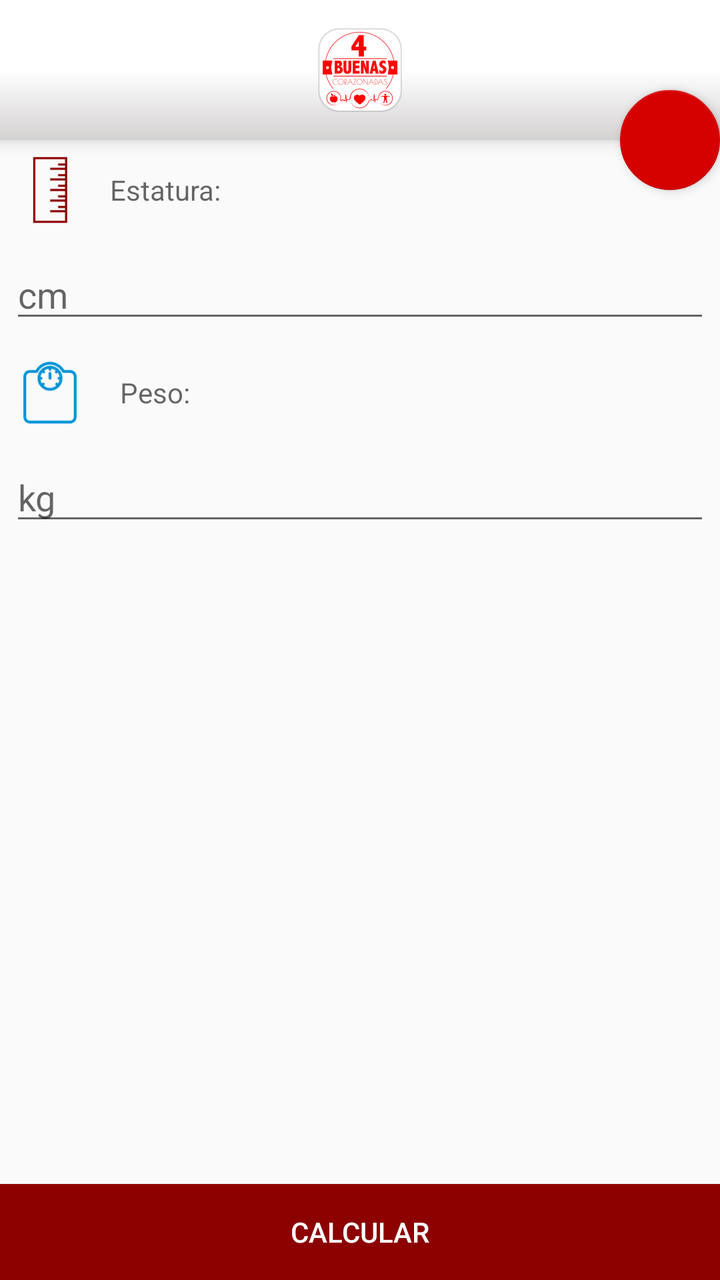
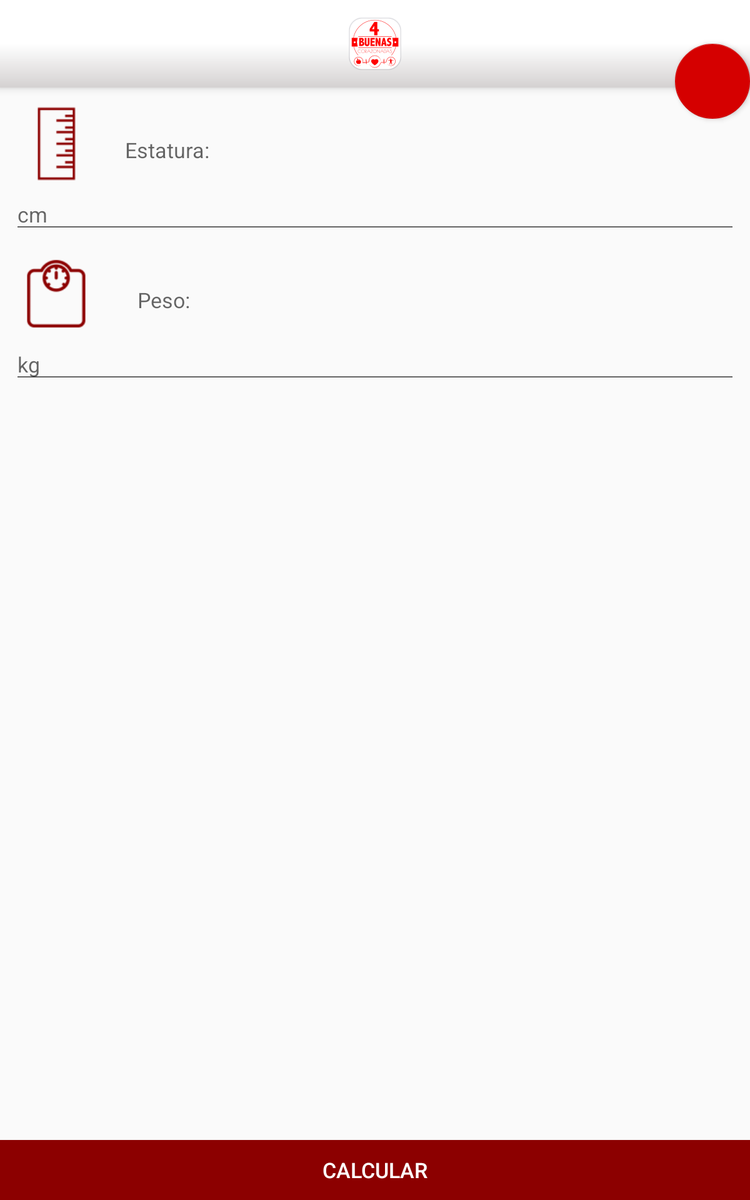

One screen, two layout resources from the same app: the default and the repository's alternative for another configuration. Each is rendered where Android would select it; the XML of both is given below.
<!-- AndroidManifest.xml: application theme AppTheme -->
<!-- res/layout/fragment_body_mass.xml -->
<?xml version="1.0" encoding="utf-8"?>
<RelativeLayout xmlns:android="http://schemas.android.com/apk/res/android"
    xmlns:app="http://schemas.android.com/apk/res-auto"
    android:layout_width="fill_parent"
    android:layout_height="fill_parent"
    android:gravity="bottom"
    android:orientation="vertical">

    

    <Button
        android:id="@+id/BtnCalculator"
        style="?android:attr/buttonStyleSmall"
        android:layout_width="match_parent"
        android:layout_height="wrap_content"
        android:layout_alignParentBottom="true"
        android:layout_alignParentLeft="true"
        android:layout_alignParentStart="true"
        android:layout_gravity="center_horizontal"
        android:background="@color/colorPrimaryDark"
        android:elevation="2dp"
        android:text="@string/btnCalculate"
        android:textColor="#ffffff" />

    <FrameLayout
        android:layout_width="match_parent"
        android:layout_height="match_parent"
        android:layout_above="@+id/BtnCalculator"
        android:layout_alignParentLeft="true"
        android:layout_alignParentStart="true"
        android:layout_alignParentTop="true">

        <LinearLayout
            android:layout_width="match_parent"
            android:layout_height="match_parent"
            android:layout_gravity="center_horizontal|top"
            android:orientation="vertical">

            <RelativeLayout
                android:id="@+id/header"
                android:layout_width="match_parent"
                android:layout_height="70dp"
                android:background="@drawable/background_logo"
                android:elevation="5dp"
                android:gravity="center">

                <ImageView
                    android:id="@+id/ImgLogo"
                    android:layout_width="match_parent"
                    android:layout_height="wrap_content"
                    android:layout_gravity="center_horizontal"

                    android:contentDescription="Logo"
                    android:src="@mipmap/ic_launcher" />
            </RelativeLayout>

            <ScrollView
                android:layout_width="match_parent"
                android:layout_height="match_parent"
                android:id="@+id/scrollView5" >

                <RelativeLayout
                    android:layout_width="match_parent"
                    android:layout_height="wrap_content">
                <ImageView
                        android:id="@+id/image_rule"
                        android:layout_width="40dp"
                        android:layout_height="40dp"
                        android:layout_margin="5dp"
                        android:layout_alignParentTop="true"
                        android:layout_alignParentLeft="true"
                        android:src="@mipmap/ic_rule" />

                <TextView
                        android:id="@+id/textView10"
                        android:layout_width="match_parent"
                        android:layout_height="wrap_content"
                        android:text="@string/stature"
                        android:textAppearance="?android:attr/textAppearanceMedium"
                        android:textSize="@dimen/fontSize"
                        android:layout_alignBottom="@+id/image_rule"
                        android:layout_toEndOf="@+id/image_rule"
                        android:layout_alignTop="@+id/image_rule"
                        android:layout_toRightOf="@+id/image_rule"
                        android:gravity="center_vertical"
                        android:layout_margin="5dp" />

                <EditText
                        android:id="@+id/editTextStature"
                        android:layout_width="match_parent"
                        android:layout_height="wrap_content"
                        android:ems="10"
                        android:hint="cm"
                        android:inputType="number"
                        android:layout_below="@+id/image_rule"
                        android:maxLength="3"
                        android:layout_alignParentRight="true"
                        android:layout_alignParentEnd="true"
                        android:layout_margin="5dp" />

                <ImageView
                        android:id="@+id/image_weight"
                        android:layout_width="40dp"
                        android:layout_height="40dp"
                        android:layout_column="0"
                        android:layout_margin="5dp"
                        android:gravity="center"
                        android:src="@mipmap/ic_weight"
                        android:layout_below="@+id/editTextStature"/>

                <TextView
                        android:id="@+id/textView13"
                        android:layout_width="match_parent"
                        android:layout_height="wrap_content"
                        android:layout_column="1"
                        android:text="@string/weight"
                        android:textAppearance="?android:attr/textAppearanceMedium"
                        android:textSize="@dimen/fontSize"
                        android:layout_alignBottom="@+id/image_weight"
                        android:layout_alignLeft="@+id/textView10"
                        android:layout_alignStart="@+id/textView10"
                        android:layout_alignTop="@+id/image_weight"
                        android:gravity="center_vertical"
                    android:layout_margin="5dp" />

                <EditText
                        android:id="@+id/editTextWeight"
                        android:layout_width="match_parent"
                        android:layout_height="wrap_content"
                        android:layout_column="0"
                        android:layout_span="4"
                        android:ems="10"
                        android:hint="kg"
                        android:inputType="number"
                        android:layout_below="@+id/image_weight"
                        android:maxLength="3"
                    android:layout_margin="5dp" />
            </RelativeLayout>
            </ScrollView>


        </LinearLayout>

        <android.support.design.widget.FloatingActionButton
            android:id="@+id/BtnFabReload"
            android:layout_width="50dp"
            android:layout_height="50dp"
            android:layout_gravity="right"
            android:layout_marginTop="45dp"
            android:src="@mipmap/ic_reload"
            app:elevation="3dp" />

    </FrameLayout>
</RelativeLayout>
<!-- resources referenced by this layout -->
<resources>
  <color name="colorPrimaryDark">#8c0000</color>
  <dimen name="fontSize">14dip</dimen>
  <!-- drawable background_logo (drawable) -->
  <shape xmlns:android="http://schemas.android.com/apk/res/android"
      android:shape="rectangle" >
      <gradient
          android:startColor="#d4d1d1"
          android:centerColor="#FFFFFF"
          android:endColor="#FFFFFF"
          android:type="linear"
          android:angle="90"/>
  </shape>
  <!-- mipmap ic_launcher: png bitmap (mipmap-hdpi, 3532 bytes) -->
  <!-- mipmap ic_rule: png bitmap (mipmap-hdpi, 44357 bytes) -->
  <!-- mipmap ic_weight: png bitmap (mipmap-hdpi, 46465 bytes) -->
  <string name="btnCalculate">Calcular</string>
  <string name="stature">Estatura:</string>
  <string name="weight">Peso:</string>
  <!-- from res/values-v21/ -->
  <style name="AppTheme" parent="Base.Theme.AppCompat.Light.DarkActionBar">
          
          <item name="colorPrimary">@color/colorPrimary</item>
          <item name="colorPrimaryDark">@color/colorPrimaryDark</item>
          <item name="colorAccent">@color/colorAccent</item>
          <item name="android:textColorPrimary">@color/primary_text</item>
          <item name="android:navigationBarColor">@color/black</item>
      </style>
  <color name="colorPrimary">#BA2B1B</color>
  <color name="colorAccent">#d50000</color>
  <color name="primary_text">#FFFFFF</color>
  <color name="black">#080808</color>
</resources>
<!-- res/layout-sw600dp/fragment_body_mass.xml (the repository's variant of the layout above) -->
<!-- drawn on a 7-inch tablet held upright -->
<?xml version="1.0" encoding="utf-8"?>
<RelativeLayout xmlns:android="http://schemas.android.com/apk/res/android"
    xmlns:app="http://schemas.android.com/apk/res-auto"
    android:layout_width="fill_parent"
    android:layout_height="fill_parent"
    android:gravity="bottom"
    android:orientation="vertical">

    

    <Button
        android:id="@+id/BtnCalculator"
        style="@style/btn_600"
        android:layout_width="match_parent"
        android:layout_height="wrap_content"
        android:layout_alignParentBottom="true"
        android:layout_alignParentLeft="true"
        android:layout_alignParentStart="true"
        android:layout_gravity="center_horizontal"
        android:elevation="2dp"
        android:text="@string/btnCalculate" />

    <FrameLayout
        android:layout_width="match_parent"
        android:layout_height="match_parent"
        android:layout_above="@+id/BtnCalculator"
        android:layout_alignParentLeft="true"
        android:layout_alignParentStart="true"
        android:layout_alignParentTop="true">

        <LinearLayout
            android:layout_width="match_parent"
            android:layout_height="match_parent"
            android:layout_gravity="center_horizontal|top"
            android:orientation="vertical">

            <RelativeLayout
                android:id="@+id/header"
                android:layout_width="match_parent"
                android:layout_height="70dp"
                android:background="@drawable/background_logo"
                android:elevation="5dp"
                android:gravity="center">

                <ImageView
                    android:id="@+id/ImgLogo"
                    android:layout_width="match_parent"
                    android:layout_height="wrap_content"
                    android:layout_gravity="center_horizontal"

                    android:contentDescription="Logo"
                    android:src="@mipmap/ic_launcher"
                    android:layout_alignParentBottom="true" />
            </RelativeLayout>

            <ScrollView
                android:layout_width="match_parent"
                android:layout_height="match_parent"
                android:id="@+id/scrollView5" >

                <RelativeLayout
                    android:layout_width="match_parent"
                    android:layout_height="wrap_content">
                <ImageView
                        android:id="@+id/image_rule"
                        android:layout_width="70dp"
                        android:layout_height="70dp"
                    android:layout_alignParentTop="true"
                        android:layout_alignParentLeft="true"
                        android:src="@mipmap/ic_rule"
                    android:layout_marginLeft="10dp"
                    android:layout_marginTop="10dp"
                    android:layout_marginRight="10dp" />

                <TextView
                        android:id="@+id/textView10"
                        android:layout_width="match_parent"
                        android:layout_height="wrap_content"
                        android:text="@string/stature"
                        android:textAppearance="?android:attr/textAppearanceMedium"
                        android:textSize="@dimen/fontSize600"
                        android:layout_alignBottom="@+id/image_rule"
                        android:layout_toEndOf="@+id/image_rule"
                        android:layout_alignTop="@+id/image_rule"
                        android:layout_toRightOf="@+id/image_rule"
                    android:textIsSelectable="false"
                    android:gravity="center_vertical"
                    android:layout_marginLeft="10dp"
                    android:layout_marginTop="10dp"
                    android:layout_marginRight="10dp" />

                <EditText
                        android:id="@+id/editTextStature"
                        android:layout_width="match_parent"
                        android:layout_height="wrap_content"
                        android:ems="10"
                        android:hint="cm"
                        android:inputType="number"
                        android:layout_below="@+id/image_rule"
                        android:maxLength="3"
                        android:layout_alignParentRight="true"
                        android:layout_alignParentEnd="true"
                    android:textSize="@dimen/fontSize600"
                    android:textIsSelectable="false"
                    android:layout_marginLeft="10dp"
                    android:layout_marginRight="10dp" />

                <ImageView
                        android:id="@+id/image_weight"
                        android:layout_width="70dp"
                        android:layout_height="70dp"
                        android:layout_column="0"
                    android:gravity="center"
                        android:src="@mipmap/ic_weight"
                        android:layout_below="@+id/editTextStature"
                    android:layout_marginLeft="10dp"
                    android:layout_marginTop="10dp"
                    android:layout_marginRight="10dp" />

                <TextView
                        android:id="@+id/textView13"
                        android:layout_width="match_parent"
                        android:layout_height="wrap_content"
                        android:layout_column="1"
                        android:text="@string/weight"
                        android:textAppearance="?android:attr/textAppearanceMedium"
                        android:textSize="@dimen/fontSize600"
                        android:layout_alignBottom="@+id/image_weight"
                        android:layout_alignLeft="@+id/textView10"
                        android:layout_alignStart="@+id/textView10"
                        android:layout_alignTop="@+id/image_weight"
                    android:textIsSelectable="false"
                    android:gravity="center_vertical"
                    android:layout_marginLeft="10dp"
                    android:layout_marginTop="10dp"
                    android:layout_marginRight="10dp" />

                <EditText
                        android:id="@+id/editTextWeight"
                        android:layout_width="match_parent"
                        android:layout_height="wrap_content"
                        android:layout_column="0"
                        android:layout_span="4"
                        android:ems="10"
                        android:hint="kg"
                        android:inputType="number"
                        android:layout_below="@+id/image_weight"
                        android:maxLength="3"
                    android:textSize="@dimen/fontSize600"
                    android:textIsSelectable="false"
                    android:layout_marginLeft="10dp"
                    android:layout_marginRight="10dp" />
            </RelativeLayout>
            </ScrollView>


        </LinearLayout>

        <android.support.design.widget.FloatingActionButton
            android:id="@+id/BtnFabReload"
            android:layout_width="60dp"
            android:layout_height="60dp"
            android:layout_gravity="right"
                android:layout_marginTop="35dp"
            android:src="@mipmap/ic_reload"
            app:elevation="3dp" />

    </FrameLayout>
</RelativeLayout>
<!-- resources referenced by the variant -->
<!-- as a 7-inch tablet held upright resolves them -->
<resources>
  <dimen name="fontSize600">17dip</dimen>
  <!-- drawable background_logo (drawable) -->
  <shape xmlns:android="http://schemas.android.com/apk/res/android"
      android:shape="rectangle" >
      <gradient
          android:startColor="#d4d1d1"
          android:centerColor="#FFFFFF"
          android:endColor="#FFFFFF"
          android:type="linear"
          android:angle="90"/>
  </shape>
  <!-- mipmap ic_launcher: png bitmap (mipmap-hdpi, 3532 bytes) -->
  <!-- mipmap ic_rule: png bitmap (mipmap-hdpi, 44357 bytes) -->
  <!-- mipmap ic_weight: png bitmap (mipmap-hdpi, 46465 bytes) -->
  <string name="btnCalculate">Calcular</string>
  <string name="stature">Estatura:</string>
  <string name="weight">Peso:</string>
  <style name="btn_600">
          <item name="android:background">@color/colorPrimaryDark</item>
          <item name="android:textColor">#ffffff</item>
          <item name="android:textSize">17dip</item>
      </style>
  <!-- from res/values-v21/ -->
  <style name="AppTheme" parent="Base.Theme.AppCompat.Light.DarkActionBar">
          
          <item name="colorPrimary">@color/colorPrimary</item>
          <item name="colorPrimaryDark">@color/colorPrimaryDark</item>
          <item name="colorAccent">@color/colorAccent</item>
          <item name="android:textColorPrimary">@color/primary_text</item>
          <item name="android:navigationBarColor">@color/black</item>
      </style>
  <color name="colorPrimaryDark">#8c0000</color>
  <color name="colorPrimary">#BA2B1B</color>
  <color name="colorAccent">#d50000</color>
  <color name="primary_text">#FFFFFF</color>
  <color name="black">#080808</color>
</resources>
